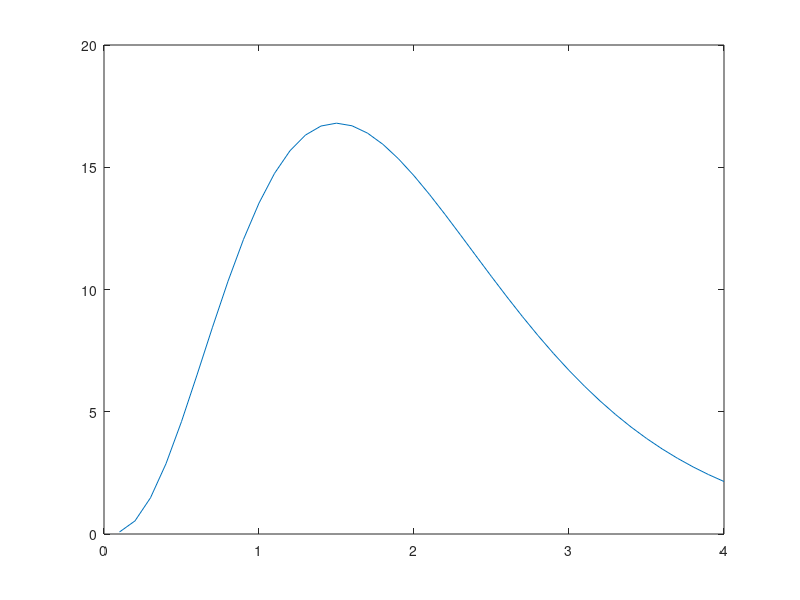

Source code (MATLAB): (Note: this script raises an error after producing the figure.)
%% with the external force
a1=100;b1=3;c1=2;
T=0.1:0.1:4;
figure
R=a1*power(T,b1).*exp(-c1*T);
plot(T,a1*power(T,b1).*exp(-c1*T));

node_matrix=node_matrix_Scale_Free;
a=4;b=3; %parameters to out of degree function to evluate the influence of one node to other nodes
out_degree=sum(node_matrix');
f_Oj=a*out_degree./(1+b*out_degree);
Mij=0.5*node_matrix;
tij=timedelay(node_number);
recover_rate_start=1/4;
temp=f_Oj;
dt=0.1; %time interval
T=50;
beta=0.025; %weak damping parameter;
beta2=1/5;
alpha2=0.58;
x_initial=zeros(30,node_number); %without disturb
x_instant=[x_initial;0,0,0,0,0,0,0,0,0,0,0,-0.3];
w=0.35;
% x_instant=[x_initial;zeros(1,450) -0.3 zeros(1,549)];
re_rate=[];
for t=dt:dt:T
    x=[];
    [size_element,size_nobody]=size(x_instant);
    if ((10*dt<t) && (t<51*dt))
        R=a1*power(t-10*dt,b1).*exp(-c1*(t-10*dt));
        allocation_R=out_degree/sum(out_degree)*R;
    end
    temp_rate=[];
    for i=1:node_number
        sum_internal=0; %sum of internal influence;
        for j=1:node_number
            if (i~=j && node_matrix(j,i)~=0)
                internal=Mij(j,i)*x_instant(size_element-int8(tij(j,i)/dt),j)*exp(-beta*tij(j,i))/f_Oj(j);
                sum_internal=sum_internal+internal;
            end
        end
        alfa=2; %gain parameter
        theta=0; %threshold value
        y=sum_internal;%the input of sigmoidal function
        sig=sigmoidal(alfa,theta,y);
        if ((10*dt<t) && (t<51*dt))
           recover_rate=1/((1/recover_rate_start-beta2)*exp(-alpha2*allocation_R(i))+beta2);
        else
            recover_rate=recover_rate_start;
        end
        temp_rate=[temp_rate recover_rate];
        dx=dt*(-x_instant(size_element,i)*recover_rate+sig*w);
%         dx=dt*(-x_instant(size_element,i)/recover_rate+sig);
        x=[x,x_instant(size_element,i)+dx];
    end
    re_rate=[re_rate;temp_rate];
    x_instant=[x_instant;x];
end
figure;
for i=1:node_number
    plot(-30:T/dt,x_instant(:,i));
    hold on
end
xlabel('Time/day'); ylabel('Disturbance')

threshold=-0.2;
figure
NumberofPointsFail=sum((x_instant<threshold)');
plot(-30:T/dt,NumberofPointsFail)
xlabel('Time/day'); ylabel('Damaged Point')
figure;
for i=1:node_number
    plot(dt:T/dt,re_rate(:,i));
    hold on
end
xlabel('Time/day'); ylabel('Recovery Rate')